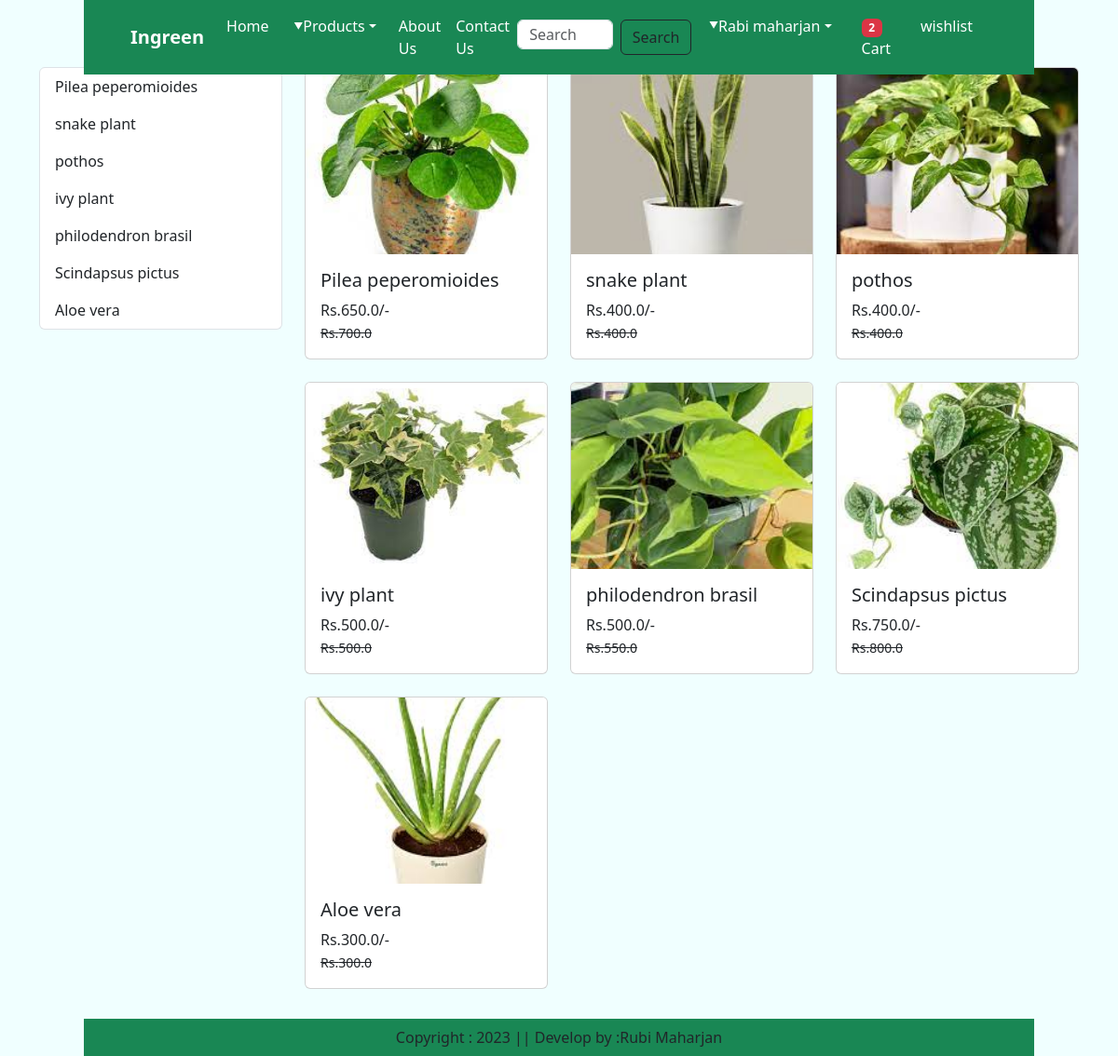
Page /category/IP (signed in) on the committed database.
### app/models.py (models this page shows, shortened)
class Product(models.Model):
    title =models.CharField(max_length=100)
    selling_price =models.FloatField()
    discounted_price=models.FloatField()
    description =models.TextField()
    category =models.CharField(choices=CATEGORY_CHOICES,max_length=2)
    product_image =models.ImageField(upload_to='product')

### app/views.py (the view)
# urls.py: path("category/<slug:val>", views.CategoryView.as_view(), name="category"),
@method_decorator(login_required,name='dispatch')
class CategoryView(View):
    def get(self,request,val):
     totalitem =0
     wishitem =0
     if request.user.is_authenticated:
               totalitem =len(Cart.objects.filter(user=request.user))
               wishitem =len(Wishlist.objects.filter(user=request.user))
     product =Product.objects.filter(category=val)
     title =Product.objects.filter(category=val).values('title')
     return render(request,"category.html",locals())

### app/templates/category.html (shortened to what this page needs)
{% extends 'base.html' %}
{% load static %}
{% block main-content %}
<div class="container my-5 pt-4">
   <div class="row">
      <div class="col-sm-3">
         <div class="list-group">
          {% for val in title %}
          <a href="#" class="list-group-item list-group-item-action" aria-current ="true">{{val.title}}</a>
         {% endfor %}
         </div>
       </div>
      <div class="col-sm-9">
         <div class="row">
            {% for prod in product %}
            <div class="col-md-4 mb-4">
               <div class="card">
                  <a href="{% url 'product-detail' prod.id %}">
                     <img src="{{prod.product_image.url}}" class="card-img-top" alt="{{prod.title}}" style="max-height: 200px; object-fit: cover;">
                  </a>
                  <div class="card-body">
                     <h5 class="card-title">{{prod.title}}</h5>
                     <p class="card-text">
                        Rs.{{prod.discounted_price}}/-
                        <br>
                        <small class="text-decoration-line-through">Rs.{{prod.selling_price}}</small>
                     </p>
                  </div>
               </div>
            </div>
            {% endfor %}
         </div>
      </div>
   </div>
</div>
{% endblock main-content %}

### app/static/app/css/style.css (style rules this page uses)
body { margin: 0; padding: 0; overflow-x: hidden; }

### rows in the picture
Product: product_image (picture), title "Pilea peperomioides", discounted_price "650.0", selling_price "700.0"
Product: product_image (picture), title "snake plant", discounted_price "400.0", selling_price "400.0"
Product: product_image (picture), title "pothos", discounted_price "400.0", selling_price "400.0"
Product: product_image (picture), title "ivy plant", discounted_price "500.0", selling_price "500.0"
Product: product_image (picture), title "philodendron brasil", discounted_price "500.0", selling_price "550.0"
Product: product_image (picture), title "Scindapsus pictus", discounted_price "750.0", selling_price "800.0"
Product: product_image (picture), title "Aloe vera", discounted_price "300.0", selling_price "300.0"

### other values in the picture
{{ totalitem }} "2"
{{ val.title }} "Pilea peperomioides" "snake plant" "pothos" "ivy plant" "philodendron brasil" "Scindapsus pictus" "Aloe vera"
